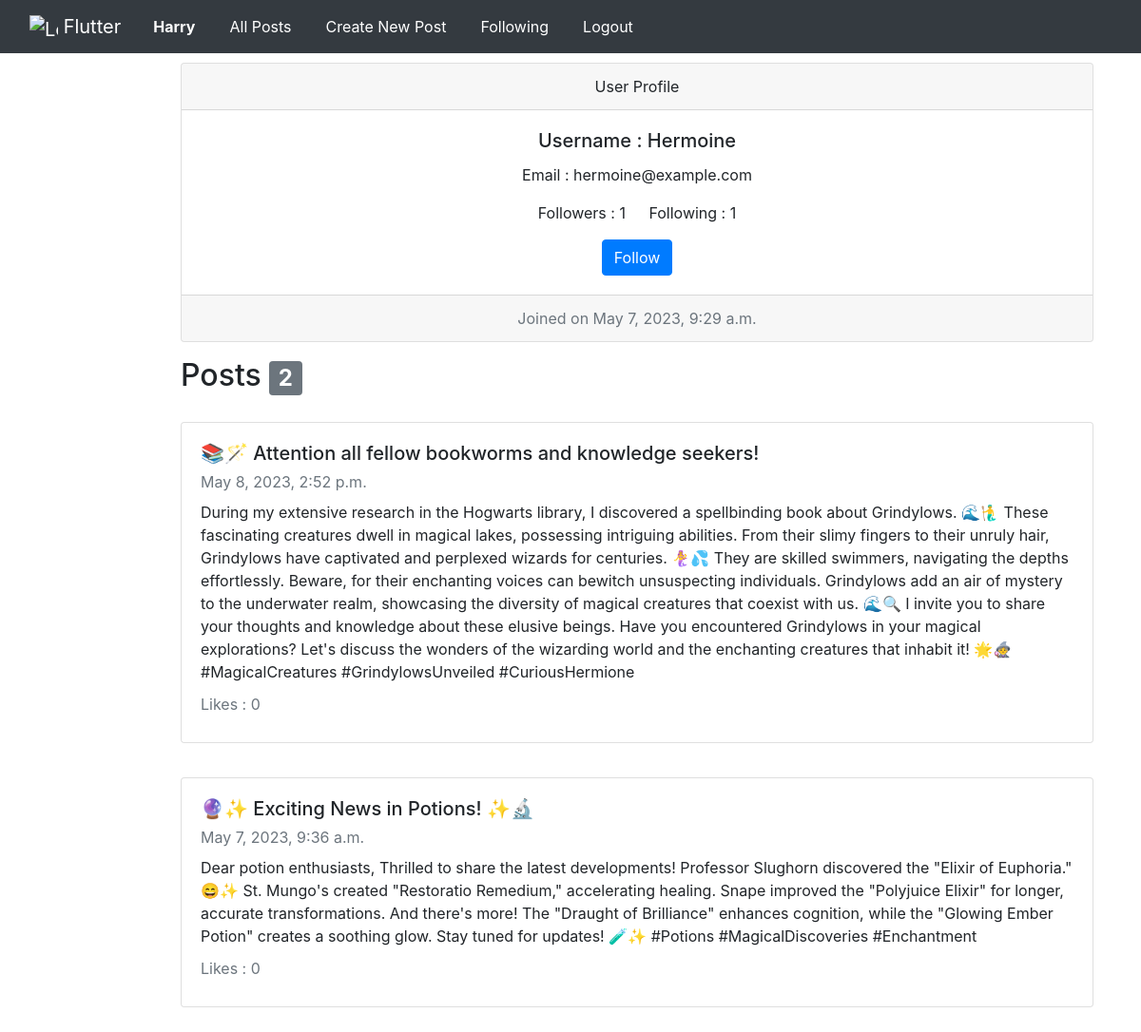
The page /profile/Hermoine (signed in) on the database its author committed.
### network/models.py (models this page shows, shortened)
class User(AbstractUser):
    followers = models.ManyToManyField('self', related_name='following', symmetrical=False, blank=True)

class Post(models.Model):
    user= models.ForeignKey(User, on_delete=models.CASCADE)
    title = models.CharField(max_length=64)
    description = models.TextField(max_length=2000)
    timestamp = models.DateTimeField(auto_now_add=True)
    likes = models.IntegerField(default=0)

### network/views.py (the view)
# urls.py: path("profile/<str:username>", views.profile, name= "profile")
def profile(request, username):
    user = User.objects.get(username= username)
    post = Post.objects.filter(user = User.objects.get(username = username))
    posts = post.order_by("-timestamp").all()
    no = len(posts)
    return render(request, "network/profile.html", {"user_obj": user, "posts": posts, "no": no})

### network/templates/network/profile.html (shortened to what this page needs)
{%extends 'network/layout.html'%}
{%load static%}
{%block body%}
<div class="cards">
<div class="card text-center" style="width: 60rem;">
    <div class="card-header">
      User Profile
    </div>
    <div class="card-body">
      <h5 class="card-title">Username : {{user_obj.username}}</h5>
      <p class="card-text">Email : {{user_obj.email}}</p>
      <p class="card-text">Followers : {{user_obj.followers.count}} Following : {{user_obj.following.count}}</p>
      {% if user_obj.username != user.username%}
      <a href="#" class="btn btn-primary">Follow</a>
      {%endif%}
    </div>
    <div class="card-footer text-muted">
     Joined on  {{user_obj.date_joined}}
    </div>
</div>
<h2>Posts <span class="badge bg-secondary" style="color: white;">{{no}}</span></h2>
</div>
{% for i in posts%}
<div class="cards">
    <div class="card" style="width: 60rem;">
        <div class="card-body">
          <h5 class="card-title">{{i.title}}</h5>
          <p class="card-subtitle mb-2 text-muted">{{i.timestamp}}</p>
          <p class="card-text">{{i.description}}</p>
          <p class="card-subtitle mb-2 text-muted">Likes : {{i.likes}}</p>
        </div>
      </div>
</div>
{% endfor %}
{%endblock%}

### network/templates/network/layout.html (shortened to what this page needs)
{% load static %}
<!DOCTYPE html>
<html lang="en">
    <head>
        <link rel="stylesheet" href="https://stackpath.bootstrapcdn.com/bootstrap/4.4.1/css/bootstrap.min.css">
        <link href="{% static 'network/styles.css' %}" rel="stylesheet">
    </head>
    <body style="background-image: url(https://mcdn.wallpapersafari.com/medium/27/32/jt4AoG.jpg);">
        <nav class="navbar navbar-expand-lg bg-dark">
            <div class="container-fluid">
                <a class="navbar-brand" href="{% url 'index'%}">
                    <img src="https://getbootstrap.com/docs/5.3/assets/brand/bootstrap-logo-shadow.png" alt="Logo" width="30" height="24" class="d-inline-block align-text-top">
                    Flutter
                  </a>
              <div class="collapse navbar-collapse" id="navbarNav">
                <ul class="navbar-nav">
                  {%if user.is_authenticated%}
                  <li class="nav-item">
                    <a class="nav-link active" aria-current="page" href="{%url 'profile' user.username %}"><strong>{{ user.username }}</strong></a>
                  </li>
                  {%endif%}
                  <li class="nav-item">
                    <a class="nav-link" href="{%url 'index'%}">All Posts</a>
                  </li>
                  {%if user.is_authenticated%}
                  <li class="nav-item">
                    <a class="nav-link" href="{% url 'new_post'%}">Create New Post</a>
                  </li>
                  <li class="nav-item">
                    <a class="nav-link" href="">Following</a>
                  </li>
                  <li class="nav-item">
                    <a class="nav-link" href="{% url 'logout' %}">Logout</a>
                  </li>
                  {%endif%}
                </ul>
              </div>
            </div>
          </nav>
        <div class="body">
            {% block body %}
            {% endblock %}
        </div>
    </body>
</html>

### network/static/network/styles.css (style rules this page uses)
a { color: white; text-decoration: none; }
.cards { margin: auto; width: 70%; padding: 10px; }
.navbar ul li { padding: 0px 10px; }

### rows shown on the page
User: username "Harry"
User: username "Hermoine", email "hermoine@example.com", followers.count "1", following.count "1", date_joined "May 7, 2023, 9:29 a.m."
Post: title "📚🪄 Attention all fellow bookworms and knowledge seekers!", timestamp "May 8, 2023, 2:52 p.m.", description "During my extensive research in the Hogwarts library, I discovered a spellbinding book about Grindylows. 🌊🧜‍♂️ These fascinating creatures dwell in magical lakes, possessing intriguing abilities. From their slimy fingers to their unruly hair, Grindylows have captivated and perplexed wizards for centuries. 🧜‍♀️💦 They are skilled swimmers, navigating the depths effortlessly. Beware, for their enchanting voices can bewitch unsuspecting individuals. Grindylows add an air of mystery to the underwater realm, showcasing the diversity of magical creatures that coexist with us. 🌊🔍 I invite you to share your thoughts and knowledge about these elusive beings. Have you encountered Grindylows in your…", likes "0"
Post: title "🔮✨ Exciting News in Potions! ✨🔬", timestamp "May 7, 2023, 9:36 a.m.", description "Dear potion enthusiasts, Thrilled to share the latest developments! Professor Slughorn discovered the \"Elixir of Euphoria.\" 😄✨ St. Mungo's created \"Restoratio Remedium,\" accelerating healing. Snape improved the \"Polyjuice Elixir\" for longer, accurate transformations. And there's more! The \"Draught of Brilliance\" enhances cognition, while the \"Glowing Ember Potion\" creates a soothing glow. Stay tuned for updates! 🧪✨ #Potions #MagicalDiscoveries #Enchantment", likes "0"

### other values the page prints
{{ no }} "2"
